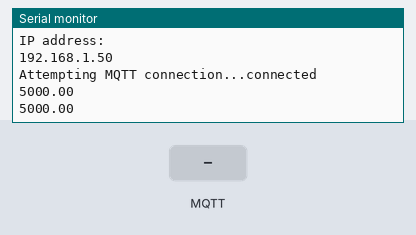
A sketch run on a simulated ESP32. Shown: the last lines printed to the serial monitor. The test bench sets the inputs (shaded band). WiFi joins after 1.5 s; servers stay silent unless stated; random numbers use the default seed unless the sketch sets one; EEPROM starts erased; no MQTT or app messages arrive unless stated.

Above: at 2.7 s.
2.8 s: MQTT message "currency" arrives on the first subscribed topic
At 3.2 s:
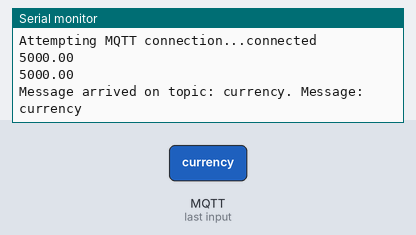
4.3 s: MQTT message "charging" arrives on the first subscribed topic
At 4.51 s:
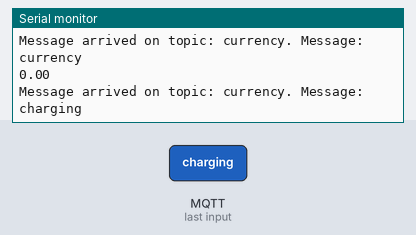
5.8 s: MQTT message "batteryLevel" arrives on the first subscribed topic
At 6.5 s:
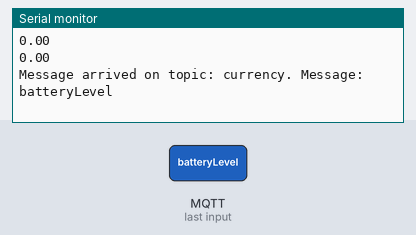
7.3 s: MQTT message "batteryHealth" arrives on the first subscribed topic
At 7.52 s:
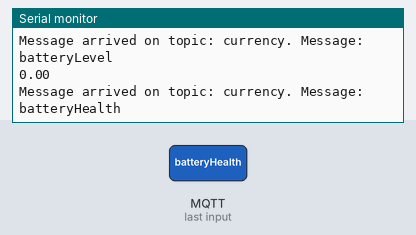
8.8 s: MQTT message "startPoint" arrives on the first subscribed topic
At 9.5 s:
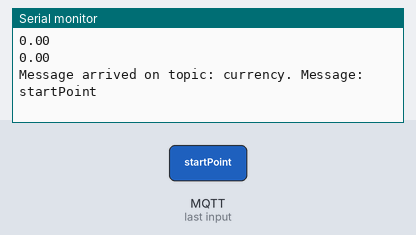
10.3 s: MQTT message "endPoint" arrives on the first subscribed topic
At 10.54 s:
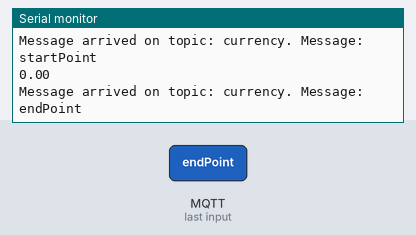
Timing chart, 0 to 12.8 s (numbered marks = the images above; inputs shaded):
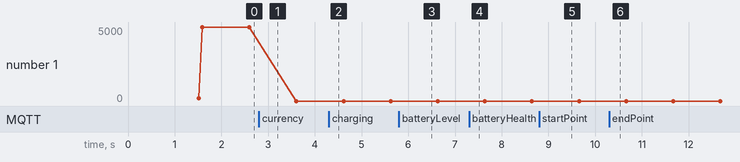

The sketch:

esp32_mqttjson.ino
```cpp
#include <WiFi.h>          // Library for wifi
#include <PubSubClient.h>  // Library for mqtt
#include <Wire.h>          // Library for I2C communication
#include "mqtt.h"          // Include header file
#include <ArduinoJson.h>   // Library for Json-used to convert data to string
#include <Preferences.h>   //for å lagre og skrive data som ikke slettes ved strømbrudd
//pins for serial communication between the zumo and esp: UART

#define RXD2 16
#define TXD2 17
Preferences preferences;
// Critical information about the battery
float battery_health = 1;    //helsetilstanden på batteriet 0-100%. høyere jo bedre
float battery_level = 40;    // ladeprosent for batteriet 0-100%
float battery_cycles = 100;  //antall batteriet har blitt ladet


// Time tracking
unsigned long drainMillis = 0;
unsigned long millis70 = 0;
unsigned long prevTime = 0;
unsigned long serialMillis = 0;
unsigned long millis60 = 0;
unsigned long jsonmillis = 0;
unsigned long taxtime = 0;

// information to be transmitted or recieved
float money = 5000;
float charge = 0;
int leftcount = 0;
int rightcount = 0;
float counts = 0;
float distance_travelled = 0;
int over_70 = 0;
int overM = 0;
int battery_stage = 0;
float current_speed = 0;
// Information recieved from website sent to zumo
String startPoint;
String endPoint;
String trafficLight;
String laststartPoint;
String lastendPoint;

int miljo_points = 1000;

int taxometer = 0;
int meters_to_pay = 0;
uint8_t barrier = 0;
int under_5;
uint8_t lastEepromHealth = 0;
float L_distance = 0;
//constant that is calculated by the wheels circumference to find m/s
const float meter_per_click = 0.026;  // adjust this value depending on your setup


WiFiClient espClient;
PubSubClient client(espClient);
long lastMsg = 0;
char msg[50];


void setup() {
  //initializes flash-memory with the size of 1 byte (the size we want to access)

  //starting the serial monitor
  Serial.begin(9600);

  //EEPROM.write(addrhp, 100); //used if we want to reset the battery_healt to 100%
  //EEPROM.commit();
  //Initializing/starting the UART-communication between the zumo32U4 and esp-32
  Serial2.begin(9600, SERIAL_8N1, RXD2, TXD2);  // creating a Uart communication between the zumo and esp with wires
  //Connecting to wifi,function defined in mqtt.h
  setup_wifi();
  //connecting the client to ip-adress on the RPI and which port we want to talk through
  client.setServer("192.168.137.85", 1883);
  //connecting the callback function to the client to be further used in client.loop
  client.setCallback(callback);
  //reads off battery_health through memory
  preferences.begin("my-app", false);
  battery_health = preferences.getInt("battery_health", 100);  // Retrieve the battery_health value from preferences
  preferences.end();
}

void battery_update() {  //this function updates battery_health to the flash-memory
  //uses casting to convert float to uint8_t with scaling factor of 255
  int eepromhealth = battery_health;
  if (lastEepromHealth != eepromhealth) {  //only writes if battery_health has changed
    preferences.begin("my-app", false);
    preferences.putInt("battery_health", eepromhealth);
    preferences.end();
    lastEepromHealth = eepromhealth;  //last value is new value
  }
}
void readData() {
  //if any bytes are available on the UART-port(information recieved)
  if (Serial2.available()) {
    // Read the incoming data from the serial port
    String jsonString = Serial2.readStringUntil('\n');
    //if length of string is 0-return
    if (jsonString.length() == 0) {
      Serial.println("JSON parsing error:empty in");
      return;
    }
    // Parse the JSON string into a DynamicJsonDocument object
    DynamicJsonDocument jsonDoc(100);
    DeserializationError error = deserializeJson(jsonDoc, jsonString);
    //three different topics recieved from the zumo, converting them from string toint
    leftcount = jsonDoc["leftcount"].as<int>();  //leftcount= string leftcount holding information
    rightcount = jsonDoc["rightcount"].as<int>();
    taxometer = jsonDoc["taxometer"].as<int>();
  }
}
void taxo_meter() {
  if ((taxometer = 1) && (millis() - taxtime > 100)) {
    meters_to_pay += current_speed;
    taxtime = millis();
  }
  if (taxometer = 0) {
    money += meters_to_pay;
    meters_to_pay = 0;
  }
}


void sendDestination() {
  //creates a new DynamicJsonDoc to hold information about the endpoint and startpoint for the zumo
  DynamicJsonDocument DestinationDoc(200);
  DestinationDoc["startPoint"] = startPoint;
  DestinationDoc["endPoint"] = endPoint;
  String Destination;                          //creates the string that holds endpoint and startpoint
  serializeJson(DestinationDoc, Destination);  //information is formatted for Json
  Serial2.println(Destination);                //prints information transmitted through UART
  Serial.println(Destination);
}
void sendData() {
  //if 1 second has passed
  if (millis() - jsonmillis > 1000) {
    // Create a new DynamicJsonDocument object
    DynamicJsonDocument jsonDoc1(100);
    //topics transmitted through UART
    jsonDoc1["charge"] = charge;
    jsonDoc1["battery_health"] = battery_health;
    jsonDoc1["battery_stage"] = battery_stage;
    jsonDoc1["trafficLight"] = trafficLight;
    String infoString;

    serializeJson(jsonDoc1, infoString);  //Serialize the JSON object to a string

    Serial2.println(infoString);  //Send the JSON string over UART

    jsonmillis = millis();  //resets the counter so 1 second is now 0 second since last iteration
  }
}
void battery_mqtt_update() {  //takes the updated information from battery and currency and publishes them through mqtt

  if ((millis() - serialMillis > 1000) && (charge < 1)) {  // if 1 second has passed and the zumo is not currently charging
    // Battery is getting drained because of usage
    battery_drain();
    serialMillis = millis();  //resets the counter

    char batteryLevel[8];  // creates an character array
    //function that converts floats to strings, parameters(float,min width of string,decimal places,char array)
    dtostrf(battery_level, 1, 2, batteryLevel);
    //publishes the new values over to the topic /battery_level
    client.publish("batteryLevel", batteryLevel);

    //same as above and below
    char batteryHealth[8];
    dtostrf(battery_health, 1, 2, batteryHealth);
    client.publish("batteryHealth", batteryHealth);

    char batteryCycles[8];
    dtostrf(battery_cycles, 1, 2, batteryCycles);
    client.publish("batteryCycles", batteryCycles);

    char account_balance[8];
    dtostrf(money, 1, 2, account_balance);
    client.publish("currency", account_balance);
    Serial.println(account_balance);
  }
}
void getClicks() {  // converts counts on the zumo and converts it cm and cm/s
  readData();       // reads UART data from zumo
  if (millis() - prevTime >= 1000) {
    // average of counts this second
    counts = (leftcount + rightcount) / 2;
    // converts counts to cm this second
    current_speed = counts * meter_per_click;
    // absolute length travelled, using abs to get positive values if the zumo is reversing
    distance_travelled += abs(current_speed);
    prevTime = millis();  //resets counter

    if (current_speed > 1) {  //if speed is valid,
      //updates the new values to node-red through mqtt
      char distanceTravelled[8];
      dtostrf(distance_travelled, 1, 2, distanceTravelled);
      client.publish("distanceTravelled", distanceTravelled);

      char currentSpeed[8];
      dtostrf(current_speed, 1, 2, currentSpeed);
      client.publish("currentSpeed", currentSpeed);
    }
  }
}
void over_70tracker() {                // tracks output over 70% per 60 seconds
  if ((0.7 * 69) < current_speed) {    // if current speed is higher that 70% of max speed
    if (millis() - millis70 > 1000) {  // Checks if it has gone 1 second
      millis70 = millis();             //resets counter
      over_70++;                       //adds 1 second to over_70
    }
  }
  if (millis() - millis60 > 60000) {  // after 60 sec, over_70 is published to node-red
    char over70[8];
    dtostrf(over_70, 1, 0, over70);
    client.publish("over70", over70);
    miljo_points -= over_70;  //removes enviroment points if you are over 70% speed

    char miljoPoints[8];
    dtostrf(miljo_points, 1, 0, miljoPoints);
    client.publish("enviromentPoints", miljoPoints);
    over_70 = 0;          // over_70 is reset for new 60s interval
    millis60 = millis();  // resets counter
  }
}
void under5() {                                // tracks each time 5% barrier is passed
  if ((battery_level < 5) && (barrier = 1)) {  // adds 1 to under_5 each time battery level is under 5
    under_5++;
    barrier = 0;
  } else if (battery_level > 5) {  //barrier stops the counting so it only adds 1 time it is passed
    barrier = 1;                   // battery_health has to go above 5% to add to under_5 again
  }
}

void battery_drain() {  // continously drains battery by usage
  under5();             // updates information
  over_70tracker();

  if ((millis() - drainMillis >= 10000) && (battery_level > 0) && (battery_health > 0) && (current_speed>1) && (current_speed<100)) {  // if 1 second has passed, battery_level and battery_health is above 0

    float i = (distance_travelled - L_distance) / 10;                     //variable defined by distance traveled
    float y = (battery_cycles) / 25 + (under_5) / 10 + (over_70) / 100;  //variable that increases the more the zumo is used

    battery_level = battery_level - (i - i / battery_health) / 40;  //battery level losing energy based on distance and the current state of the battery health

    battery_health =battery_health- (y +i / 20) / 100;                   //battery health losing points faster if it has been long time since battery service
    L_distance = distance_travelled;                       //last distance is the new distance
    drainMillis = millis();                                //resets counter
    if ((random(1, 100) > 99) && (battery_health > 50)) {  // 1% chance and if battery_health is above 50
      battery_health -= 50;                                // battery health loses 50 points
    }
  }
  if (battery_level < 0) {  // realistic check so level cant be negative
    battery_level = 0;
  }
  if (battery_health < 0) {  // realistic check so health cant be negative
    battery_health = 0;
  }
}

void lowBattery() {          // stages where the low battery will effect the zumo
  if (battery_level > 20) {  //if batterylevel is above level 1 nothing happens
    battery_stage = 0;
  }
  if ((battery_level >= 10) && (battery_level < 20)) {
    battery_stage = 1;  //battery level is under level 1 but above level 0, warning stage
  }
  if (battery_level < 10) {  //battery_stage=2; //battery level is under level 0, critically low
    battery_stage = 2;
  }
  if (battery_level < 10) {
    battery_stage = 3;
  }
}


void loop() {

  if (!client.connected()) {  //if mqtt is not connected try again
    reconnect();
  }
  client.loop();  //holds connection and checks if new information is recived

  getClicks();
  sendData();
  battery_mqtt_update();

  lowBattery();
  taxo_meter();
  battery_update();

}

void callback(char* topic, byte* message, unsigned int length) {  // function that converts recived information
  Serial.print("Message arrived on topic: ");
  Serial.print(topic);  // what topic was recieved
  Serial.print(". Message: ");
  String messageTemp = "";            //declares a string to hold information
  for (int i = 0; i < length; i++) {  //converts char array to complete string
    Serial.print((char)message[i]);
    messageTemp += (char)message[i];
  }
  Serial.println("");
  if ((strcmp(topic, "currency") == 0)) {  //checks if topic is currency
    money = messageTemp.toFloat();         //if topic is currency, convert string to float
  }
  if ((strcmp(topic, "charging") == 0)) {  // same as above, and below
    charge = messageTemp.toFloat();

  }
  if ((strcmp(topic, "batteryLevel") == 0)) {
    battery_level = messageTemp.toFloat();
  }
  if ((strcmp(topic, "batteryHealth") == 0)) {
    battery_health = messageTemp.toFloat();
  }
  if ((strcmp(topic, "startPoint") == 0)) {
    startPoint = messageTemp;
    sendDestination();
       //sends the destination immediately through UART
      laststartPoint = startPoint;

  }
  if ((strcmp(topic, "endPoint") == 0)) {
    endPoint = messageTemp;
    sendDestination();
       //sends the destination immediately through UART
      lastendPoint = endPoint;

  }
  if ((strcmp(topic, "trafficLight") == 0)) {
    trafficLight=messageTemp;

  }
  if ((strcmp(topic, "environmentPoints") == 0)) {
    miljo_points = messageTemp.toInt();
  }
}
void reconnect() {

  while (!client.connected()) {                     //while we're not connected
    Serial.print("Attempting MQTT connection...");  // Attempt to connect

    if (client.connect("ESP32Client")) {  // if we're connected
      Serial.println("connected");
      // Subscribe to topics
      client.subscribe("currency");
      client.subscribe("charging");
      client.subscribe("batteryHealth");
      client.subscribe("batteryLevel");
      client.subscribe("startPoint");
      client.subscribe("endPoint");
      client.subscribe("batteryReplacement");
      client.subscribe("trafficLight");
      client.subscribe("environmentPoints");

    } else {  //if failed try again in 5 seconds
      Serial.print("failed, rc=");
      Serial.print(client.state());
      Serial.println(" try again in 5 seconds");
      // Wait 5 seconds before retrying
      delay(5000);
    }
  }
}

//https://randomnerdtutorials.com/esp32-mqtt-publish-subscribe-arduino-ide/  //MQTT
//https://randomnerdtutorials.com/esp32-flash-memory/  //EEPROM
//https://github.com/nosknut/arduino-course-v2023/blob/main/IELET1002/ArduinoHackathon2/ExampleCode/WebServerSerial/WebServerSerial.ino  //json
//https://github.com/nosknut/arduino-course-v2023/blob/main/IELET1002/ArduinoHackathon2/ExampleCode/Router/Router.ino  //json
//https://pastebin.com/0KzRtCf7 //UART
//https://randomnerdtutorials.com/esp32-save-data-permanently-preferences/
//https://github.com/nosknut/arduino-course-v2023/blob/main/IELET1002/ArduinoHackathon2/ExampleCode/WebServerSerial/WebServerSerial.ino
```

mqtt.h
```cpp
#pragma once

const char* ssid = "iphone";
const char* password = "gruppec29";

void setup_wifi() {
  delay(10);
  // We start by connecting to a WiFi network
  Serial.println();
  Serial.print("Connecting to ");
  Serial.println(ssid);

  WiFi.begin(ssid, password);

  while (WiFi.status() != WL_CONNECTED) {
    delay(500);
    Serial.print(".");
  }

  Serial.println("");
  Serial.println("WiFi connected");
  Serial.println("IP address: ");
  Serial.println(WiFi.localIP());
}
```

Measured:
- after the input at 2.8 s, the serial monitor: prints a new line at once (image 1)
- after the input at 4.3 s, the serial monitor: prints a new line at once (image 2)
- after the input at 5.8 s, the serial monitor: prints a new line at once (image 3)
- after the input at 7.3 s, the serial monitor: prints a new line at once (image 4)
- after the input at 8.8 s, the serial monitor: prints a new line at once (image 5)
- after the input at 10.3 s, the serial monitor: prints a new line at once (image 6)
- plotted number 1: 5000 → 0 after the input at 2.8 s
